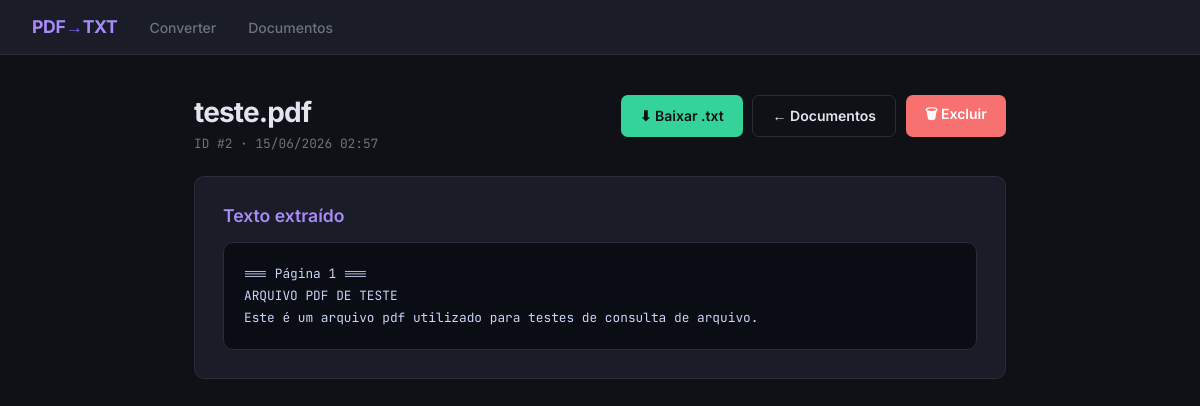
The page /doc/2/ on the database its author committed.
### conversor/models.py (models this page shows, shortened)
class Documento(models.Model):
    nome        = models.CharField(max_length=255)
    arquivo_pdf = models.FileField(upload_to='pdfs/')
    conteudo    = models.TextField(blank=True)
    criado_em   = models.DateTimeField(auto_now_add=True)
    class Meta:
        ordering = ['-criado_em']
        verbose_name = 'Documento'
        verbose_name_plural = 'Documentos'

### conversor/views.py (the view)
# urls.py: path('doc/<int:pk>/', views.detalhe,    name='detalhe'),
def detalhe(request, pk):
    doc = get_object_or_404(Documento, pk=pk)
    return render(request, 'conversor/detalhe.html', {'doc': doc})

### conversor/templates/conversor/detalhe.html (shortened to what this page needs)
{% extends 'conversor/base.html' %}
{% block conteudo %}
<div style="display:flex; justify-content:space-between; align-items:flex-start; flex-wrap:wrap; gap:1rem; margin-bottom:1.5rem;">
  <div>
    <h1 style="word-break:break-all;">{{ doc.nome }}</h1>
    <p class="meta">ID #{{ doc.pk }} · {{ doc.criado_em|date:"d/m/Y H:i" }}</p>
  </div>
  <div class="actions">
    <a href="{% url 'baixar_txt' doc.pk %}" class="btn btn-success">⬇ Baixar .txt</a>
    <a href="{% url 'lista' %}" class="btn btn-ghost">← Documentos</a>
    <a href="{% url 'excluir' doc.pk %}" class="btn btn-danger">🗑 Excluir</a>
  </div>
</div>
<div class="card">
  <h2>Texto extraído</h2>
  <div class="content-box">{{ doc.conteudo }}</div>
</div>
{% endblock %}

### conversor/templates/conversor/base.html (style rules this page uses)
*, *::before, *::after { box-sizing: border-box; margin: 0; padding: 0; }
:root { --bg: #0f1117; --surface: #1a1d27; --border: #2a2d3a; --accent: #6c63ff; --accent2: #a78bfa; --text: #e2e4f0; --muted: #6b7280; --success: #34d399; --danger: #f87171; --radius: 10px; --mono: 'JetBrains Mono', monospace; --sans: 'Inter', sans-serif; }
body { font-family: var(--sans); background: var(--bg); color: var(--text); min-height: 100vh; }
h1 { font-size: 1.75rem; font-weight: 700; letter-spacing: -.03em; margin-bottom: .4rem; }
h2 { font-size: 1.1rem; font-weight: 600; margin-bottom: 1rem; color: var(--accent2); }
.card { background: var(--surface); border: 1px solid var(--border); border-radius: var(--radius); padding: 1.75rem; margin-bottom: 1.5rem; }
.btn { display: inline-flex; align-items: center; gap: .45rem; padding: .55rem 1.2rem; border-radius: 7px; font-family: var(--sans); font-size: .875rem; font-weight: 600; cursor: pointer; border: none; text-decoration: none; transition: opacity .15s, transform .1s; }
.btn-ghost { background: transparent; border: 1px solid var(--border); color: var(--text); }
.btn-danger { background: var(--danger); color: #fff; }
.btn-success { background: var(--success); color: #0f1117; }
.content-box { background: #0b0d14; border: 1px solid var(--border); border-radius: var(--radius); padding: 1.25rem; font-family: var(--mono); font-size: .8rem; line-height: 1.7; color: #c8d3f5; max-height: 420px; overflow-y: auto; white-space: pre-wrap; word-break: break-word; }
.actions { display: flex; gap: .6rem; flex-wrap: wrap; }
.meta { color: var(--muted); font-size: .8rem; font-family: var(--mono); }

### rows shown on the page
Documento: nome "teste.pdf", pk "2", criado_em "15/06/2026 02:57", conteudo "=== Página 1 === ARQUIVO PDF DE TESTE Este é um arquivo pdf utilizado para testes de consulta de arquivo."
